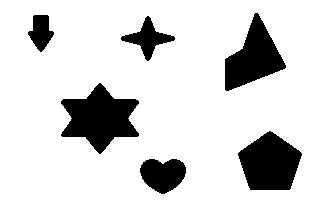
#> input picture Topico45/Python/Imagem.jpg, 321 x 221 px
$ python main.py
#> lines starting #> are read from the running program, lines starting #| are printed output that depends on the picture; after the words box and inside, x2 and y2 are one past the last pixel; in counts of white or black regions, pixels touching at a corner belong together
import cv2 as cv
import numpy as np
if __name__ == '__main__':

    img = cv.imread('Imagem.jpg')
#> img is the input picture: shape (221, 321, 3); min 0, max 255, mean 216.1
    Row, Col = img.shape[:2]
#> Row = 221; Col = 321

    imgGray = cv.cvtColor(img,cv.COLOR_BGR2GRAY)

    imgCanny = cv.Canny(imgGray,100,200)
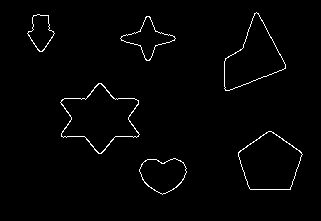
#> imgCanny: shape (221, 321); 1.6% white in thin lines or dots, all inside (x1, y1, x2, y2) = (27, 12, 303, 195)

    parameters = cv.SimpleBlobDetector_Params()

    #change thresholds
    #parameters.minThreshold = 50
    #parameters.maxThreshold = 250

    #Filter by area
    parameters.filterByArea = True
    parameters.minArea = 2000

    #filter by circularity
    parameters.filterByCircularity = False
    parameters.minCircularity = 0.1

    #filter by convexity
    parameters.filterByConvexity = False
    parameters.minConvexity = 0.87

    #filter by inertia
    parameters.filterByInertia = False
    parameters.minInertiaRatio = 0.01

    #Distance between blobs
    parameters.minDistBetweenBlobs = 10

    detector = cv.SimpleBlobDetector_create(parameters)
    blobs = detector.detect(imgCanny)
#> blobs = 3 keypoints; (x, y, size): (100, 118, 63.6), (253, 57, 57.8), (270, 163, 57.4)

    img_with_keypoints = cv.drawKeypoints(imgGray, blobs, np.array([]), (0, 0, 255),
                                         cv.DRAW_MATCHES_FLAGS_DRAW_RICH_KEYPOINTS)
    print(" number of objects : " + str(len(blobs)))
#|  number of objects : 3

    crop = [[] for _ in range(len(blobs))]
#> crop = [[], [], []]
    # [7 lines of commented-out code are left out]
    for index,i in enumerate(blobs):
        xc = i.pt[0]    #coordinate of center in x axis
        yc = i.pt[1]    #coordinate of center in y axis
        size = i.size   #Size of the diameter

        Top_left_X = int(xc - size/2 - 15)
        Top_left_Y = int(yc - size/2 - 15)
        #print(int(xc),int(yc),int(size))

        Bottom_right_X = int(xc + size/2 + 15)
        Bottom_right_Y = int(yc + size/2 + 15)

        #Bunch of tests to verify if the points(Top_left and Bottom_right) are inside the image boundaries

        if Top_left_X < 0:
            Top_left_X = 0

        if Top_left_Y < 0:
            Top_left_Y = 0

        if Bottom_right_X > Col:
            Bottom_right_X = Col

        if Bottom_right_Y > Row:
            Bottom_right_Y = Row

        Top_left = (Top_left_X,Top_left_Y)
        Bottom_right = (Bottom_right_X, Bottom_right_Y)

        cv.rectangle(img,Top_left,Bottom_right,(0,0,255),2)
        crop[index] = img[Top_left_Y:Bottom_right_Y,Top_left_X:Bottom_right_X]
#> this loop made 3 passes
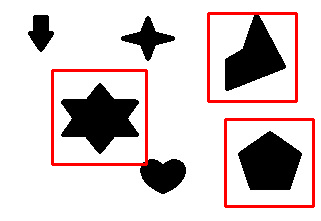
#> img: shape (221, 321, 3); 4.54% of pixels changed, all inside (x1, y1, x2, y2) = (51, 12, 315, 208)
#> after the loop, crop = 3 items


    cv.imshow("Final Image",img)
    cv.waitKey(0)
    for index, i in enumerate(crop):
        name = "Image {}".format(index)
        #print(name)
        cv.imshow(name,i)
        cv.waitKey(1000)
        cv.destroyAllWindows()
#> this loop made 3 passes
#> name on passes 1 to 3: 'Image 0', 'Image 1', 'Image 2'
#> pass 1, `cv.imshow(name,i)`:
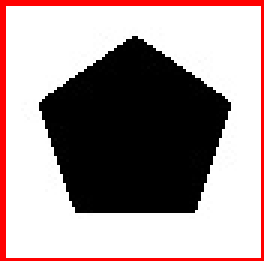
#> window 'Image 0': shape (87, 88, 3) (shown 3 times larger); mean B, G, R 148.8, 148.8, 166
#> pass 2, `cv.imshow(name,i)`:
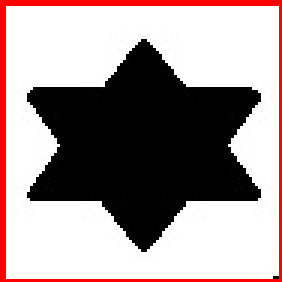
#> window 'Image 1': shape (94, 94, 3) (shown 3 times larger); mean B, G, R 148.9, 148.9, 164.9
